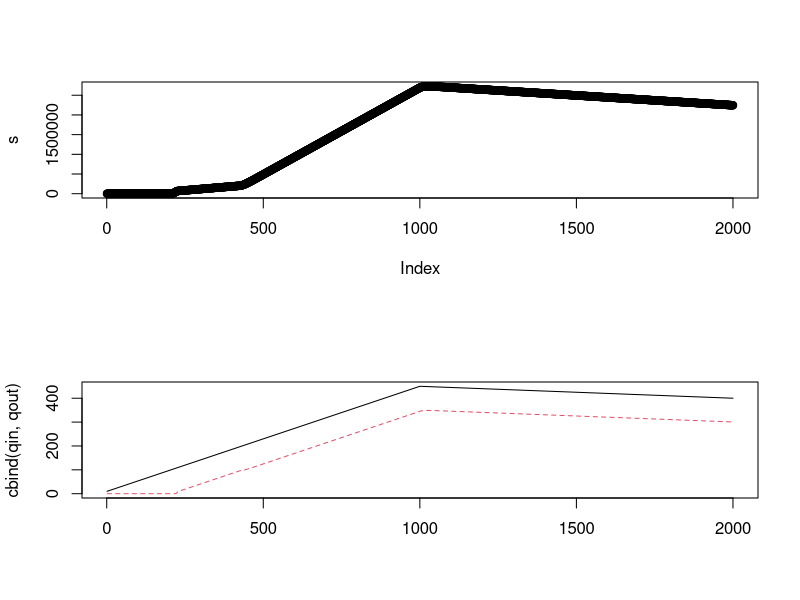

Generate this figure with R:
## test compound tank solution for stability... and optimisiom
rm(list=ls())

qin <- c(seq(10,450,length=1000),seq(450,400,length=1000))
r <- rep(100,length(qin))##*sign(rnorm(length(qin)))
rout <- r
qout <- rep(NA,length(qin))
s <- rep(NA,length(qin))
s[1] <- 1000

flt <- function(s0,qi,r,Dt,kappa,eta){
    smax <- s0 + Dt*(qi-r)
    sc <- eta*qi/kappa
    if( smax <= sc ){ return( max(0,smax)) }
    else{ return( (s0 + Dt*( (qi/(1-eta)) - r )) / (1+(Dt*kappa/(1-eta))) ) }
}

kappa1 <- 1/1000; eta1 <- 0.5; s1 <- 4e4 ##3000
kappa2 <- 0.1/1000; eta2 <- 0
Dt <- 900

for(ii in 2:length(qin)){
    if(ii==17){ browser() }
    s0 <- s[ii-1]
    shat <- flt(s0,qin[ii],r[ii],Dt,kappa1,eta1)
    if( shat > s1 ){
        ## then reached top part of channel
        qhat <- ((s1-s0)/Dt) + r[ii]
        if( kappa1*s1/eta1 > qhat ){
            qhat <- ( (1+(Dt*kappa1/(1-eta1)))*s1 - s0 + Dt*r[ii] ) /(Dt/(1-eta1))
        }
        if( qhat > 0 ){
            s2 <- 0
        }else{
            qhat <- 0
#            s2 <- s1 + s0 - (Dt*r[ii]) - (Dt/(1-eta1))*kappa1*s1
            s2 <- s0 - (Dt*r[ii]) - (Dt/(1-eta1))*kappa1*s1 - s1
            
        }
        s2 <- flt(s2,qin[ii]-qhat,0,Dt,kappa2,eta2)
        shat <- s1 + s2
    }
    s[ii] <- shat
    qout[ii] <- (s0 + Dt*(qin[ii]-r[ii]) - shat)/Dt
    if( qout[ii] < 0 ){
        rout[ii] <- rout[ii] + qout[ii]
        qout[ii] <- 0
    }
    
}


layout(matrix(1:2))
plot(s)
matplot(cbind(qin,qout),type="l")
